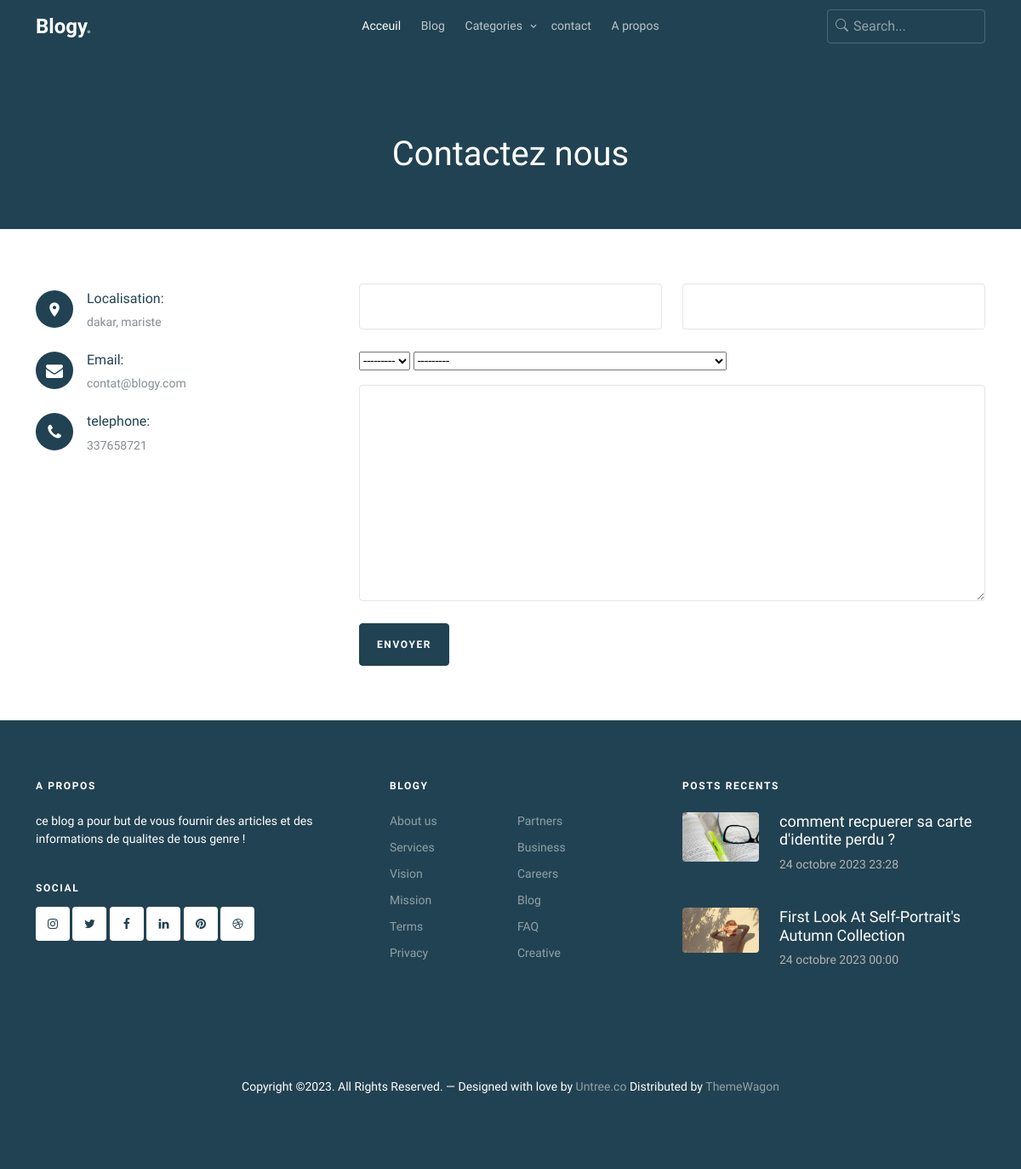
Page /contact/ on the committed database.
### sudo/models.py (models this page shows, shortened)
class Blog(models.Model):
    name = models.CharField(max_length=50)
    dark_logo = models.FileField(upload_to='media', null=True)
    logo = models.ImageField(upload_to='media')
    default_avatar = models.ImageField(upload_to='media')
    favicon = models.ImageField(upload_to='media', blank=True, null=True)
    email = models.EmailField(max_length=254)
    telephone = models.IntegerField()
    localisation = models.CharField(max_length=50)
    class Meta:
        verbose_name = ("Blog")
        verbose_name_plural = ("Blogs")

### blog/models.py (models this page shows)
class Post(models.Model):
    title = models.CharField(max_length=200)
    image = models.ImageField(upload_to='media')
    date = models.DateTimeField(auto_now=False, auto_now_add=True)
    author = models.ForeignKey(User, on_delete=models.CASCADE)
    partie1 = models.TextField()
    image1_partie1 = models.ImageField(upload_to='media', blank=True)
    image2_partie1 = models.ImageField(upload_to='media', blank=True)
    image3_partie1 = models.ImageField(upload_to='media', blank=True)
    partie2 = models.TextField(blank=True)
    image1_partie2 = models.ImageField(upload_to='media', blank=True)
    image2_partie2 = models.ImageField(upload_to='media', blank=True)
    image3_partie2 = models.ImageField(upload_to='media', blank=True)
    partie3 = models.TextField(blank=True)
    image1_partie3 = models.ImageField(upload_to='media', blank=True)
    image2_partie3 = models.ImageField(upload_to='media', blank=True)
    image3_partie3 = models.ImageField(upload_to='media', blank=True)
    partie4 = models.TextField(blank=True)
    image1_partie4 = models.ImageField(upload_to='media', blank=True)
    image2_partie4 = models.ImageField(upload_to='media', blank=True)
    image3_partie4 = models.ImageField(upload_to='media', blank=True)
    tags = models.ManyToManyField(Tag, blank=True)
    categorie = models.ForeignKey(Categorie, on_delete=models.CASCADE,  blank=True, null=True)
    def __str__(self):
        return self.title
    class Meta:
        verbose_name = 'Post'
        verbose_name_plural = 'Posts'

### blog/views.py (the view)
# urls.py: path('contact/', views.contact, name='contact')
def contact(request):
    if request.method == 'POST':
        form = CommentForm(request.POST, request.FILES)
        if form.is_valid():
            form.save()
            return redirect('contact')
        else :
            print('invalide form')
    else:
        form = CommentForm()
    context = {
        'form' : form
    }
    return render(request , 'blog/pages/contact.html', context)

### blog/forms.py
class CommentForm(forms.ModelForm):
    class Meta:
        model = Comment
        fields = ('username', 'email', 'post', 'message')
        widgets = {
            'username' : forms.TextInput(attrs={
                'class' : 'form-control'
            }),
            'email' : forms.EmailInput(attrs={
                'class' : 'form-control'
            }),
            'message': forms.Textarea(attrs={
                'class' : 'form-control'
            })
        }

### blogy/context_processor.py (called while the page is built)
def all(request):
    all_tags = Tag.objects.all()
    all_categories = Categorie.objects.all()
    most_popular_posts = Post.objects.all()[:3]
    random_posts = Post.objects.all()
    recent_post = Post.objects.all().order_by('-date')[:2]
    blog = Blog.objects.get(pk = 1)
    context = {
        'all_tags' : all_tags,
        'all_categories' : all_categories,
        'most_popular_posts' : most_popular_posts,
        'random_posts' : random_posts,
        'recent_posts': recent_post,
        'blog' : blog
    }
    return context

### blog/templates/blog/pages/contact.html (shortened to what this page needs)
{% extends "blog/base.html" %}
{% block main %}
<div class="hero overlay inner-page bg-primary py-5">
    <div class="container">
        <div class="row align-items-center justify-content-center text-center pt-5">
            <div class="col-lg-6">
                <h1 class="heading text-white mb-3" data-aos="fade-up">Contactez nous</h1>
            </div>
        </div>
    </div>
</div>
<div class="section">
    <div class="container">
        <div class="row">
            <div class="col-lg-4 mb-5 mb-lg-0" data-aos="fade-up" data-aos-delay="100">
                <div class="contact-info">
                    <div class="address mt-2">
                        <i class="icon-room"></i>
                        <h4 class="mb-2">Localisation:</h4>
                        <p>{{blog.localisation}}</p>
                    </div>
                    <div class="email mt-4">
                        <i class="icon-envelope"></i>
                        <h4 class="mb-2">Email:</h4>
                        <p>{{blog.email}}</p>
                    </div>
                    <div class="phone mt-4">
                        <i class="icon-phone"></i>
                        <h4 class="mb-2">telephone:</h4>
                        <p>{{ blog.telephone }}</p>
                    </div>
                </div>
            </div>
            <div class="col-lg-8" data-aos="fade-up" data-aos-delay="200">
                <form action="" method = 'POST'>
                    <div class="row">
                        <div class="col-6 mb-3">
                            {{ form.username }}
                        </div>
                        <div class="col-6 mb-3">
                            {{ form.email }}
                        </div>
                        <div class="col-12 mb-3">
                            <select name="post" required id="id_post">
                                <option value={{ post.id }} selected>---------</option>slot
                            </select>
                            {{ form.post }}
                        </div>
                        <div class="col-12 mb-3">
                            {{ form.message }}
                        </div>
                        <div class="col-12">
                            <input type="submit" value="Envoyer" class="btn btn-primary">
                        </div>
                    </div>
                </form>
            </div>
        </div>
    </div>
</div>
{% endblock main %}

### blog/templates/blog/includes/footer.html (shortened to what this page needs)
<footer class="site-footer">
	<div class="container">
		<div class="row">
			<div class="col-lg-4">
				<div class="widget">
					<h3 class="mb-4">A propos</h3>
					<p>ce blog a pour but de vous fournir des articles et des informations de qualites de tous genre !</p>
				</div>
				<div class="widget">
					<h3>Social</h3>
					<ul class="list-unstyled social">
						<li><a href="#"><span class="icon-instagram"></span></a></li>
						<li><a href="#"><span class="icon-twitter"></span></a></li>
						<li><a href="#"><span class="icon-facebook"></span></a></li>
						<li><a href="#"><span class="icon-linkedin"></span></a></li>
						<li><a href="#"><span class="icon-pinterest"></span></a></li>
						<li><a href="#"><span class="icon-dribbble"></span></a></li>
					</ul>
				</div>
			</div>
			<div class="col-lg-4 ps-lg-5">
				<div class="widget">
					<h3 class="mb-4">{{ blog.name }}</h3>
					<ul class="list-unstyled float-start links">
						<li><a href="#">About us</a></li>
						<li><a href="#">Services</a></li>
						<li><a href="#">Vision</a></li>
						<li><a href="#">Mission</a></li>
						<li><a href="#">Terms</a></li>
						<li><a href="#">Privacy</a></li>
					</ul>
					<ul class="list-unstyled float-start links">
						<li><a href="#">Partners</a></li>
						<li><a href="#">Business</a></li>
						<li><a href="#">Careers</a></li>
						<li><a href="#">Blog</a></li>
						<li><a href="#">FAQ</a></li>
						<li><a href="#">Creative</a></li>
					</ul>
				</div>
			</div>
			<div class="col-lg-4">
				<div class="widget">
					<h3 class="mb-4">Posts recents</h3>
					<div class="post-entry-footer">
						<ul>
							{% for post  in recent_posts %}
							<li>
								<a href="">
									<img src="{{ post.image.url }}" alt="Image placeholder" class="me-4 rounded">
									<div class="text">
										<h4>{{ post.title }}</h4>
										<div class="post-meta">
											<span class="mr-2">{{post.date}}</span>
										</div>
									</div>
								</a>
							</li>
							{% endfor %}
						</ul>
					</div>
				</div>
			</div>
		</div>
		<div class="row mt-5">
			<div class="col-12 text-center">
		<p>Copyright &copy;. All Rights Reserved. &mdash; Designed with love by <a href="https://untree.co">Untree.co</a>  Distributed by <a href="https://themewagon.com">ThemeWagon</a>
		</p>
	  </div>
	</div>
  </div>
</footer>

### rows in the picture
Blog: localisation "dakar, mariste", email "contat@blogy.com", telephone "337658721", name "BLOGY"
Post: image (picture), title "comment recpuerer sa carte d'identite perdu ?", date "24 octobre 2023 23:28"
Post: image (picture), title "First Look At Self-Portrait's Autumn Collection", date "24 octobre 2023 00:00"
